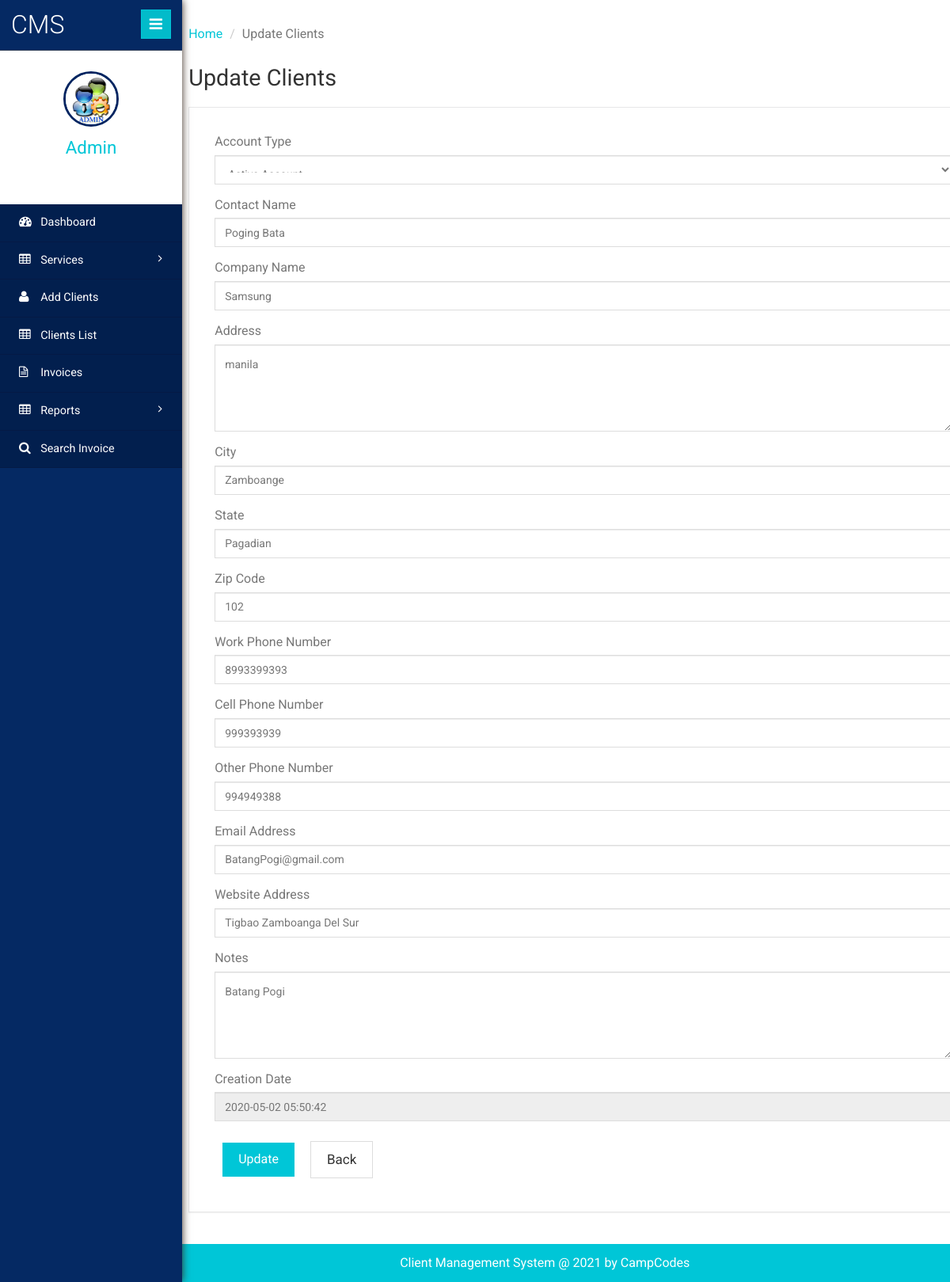
Page /clientms/admin/edit-client-details.php?editid=7 (signed in) on the committed database.
### tables this page shows
CREATE TABLE `tblclient` (
  `ID` int(10) NOT NULL,
  `AccountID` int(10) DEFAULT NULL,
  `AccountType` varchar(50) DEFAULT NULL,
  `ContactName` varchar(120) DEFAULT NULL,
  `CompanyName` varchar(120) DEFAULT NULL,
  `Address` varchar(200) DEFAULT NULL,
  `City` varchar(120) DEFAULT NULL,
  `State` varchar(120) DEFAULT NULL,
  `ZipCode` int(10) DEFAULT NULL,
  `Workphnumber` bigint(10) DEFAULT NULL,
  `Cellphnumber` bigint(10) DEFAULT NULL,
  `Otherphnumber` bigint(10) DEFAULT NULL,
  `Email` varchar(200) DEFAULT NULL,
  `WebsiteAddress` varchar(200) DEFAULT NULL,
  `Notes` mediumtext,
  `Password` varchar(200) NOT NULL,
  `CreationDate` timestamp NULL DEFAULT CURRENT_TIMESTAMP
);

### clientms/admin/edit-client-details.php (the view, shortened to what this page needs)
<?php
include('includes/dbconnection.php');
if (strlen($_SESSION['clientmsaid']==0)) {
  header('location:logout.php');
  } else{
  ?>
<!DOCTYPE HTML>
<html>
<head>
	<link href="css/bootstrap.min.css" rel='stylesheet' type='text/css' />
	<link href="css/style.css" rel='stylesheet' type='text/css' />
	<link href="css/font-awesome.css" rel="stylesheet">
	<link rel="stylesheet" href="css/icon-font.min.css" type='text/css' />
</head>
<body>
<div class="page-container">
<div class="left-content">
<div class="inner-content">
<div class="outter-wp">
<div class="sub-heard-part">
<ol class="breadcrumb m-b-0">
<li><a href="dashboard.php">Home</a></li>
<li class="active">Update Clients</li>
</ol>
</div>
<div class="forms-main">
<h2 class="inner-tittle">Update Clients </h2>
<div class="graph-form">
<div class="form-body">
<form method="post">
	<?php
$eid=$_GET['editid'];
$sql="SELECT * from tblclient where ID=:eid";
$query = $dbh -> prepare($sql);
$query->bindParam(':eid',$eid,PDO::PARAM_STR);
$query->execute();
$results=$query->fetchAll(PDO::FETCH_OBJ);
$cnt=1;
if($query->rowCount() > 0)
{
foreach($results as $row)
{               ?>
	<div class="form-group"> <label for="exampleInputEmail1">Account Type</label> <select type="text" name="accounttype" class="form-control" required='true'>
		<option value="<?php echo htmlentities($row->AccountType);?>"><?php echo htmlentities($row->AccountType);?></option>
	</select> </div>
	<div class="form-group"> <label for="exampleInputEmail1">Contact Name</label> <input type="text" name="cname" value="<?php  echo $row->ContactName;?>" class="form-control" required='true'> </div>
	<div class="form-group"> <label for="exampleInputEmail1">Company Name</label> <input type="text" name="comname" value="<?php  echo $row->CompanyName;?>" class="form-control" required='true'> </div>
	<div class="form-group"> <label for="exampleInputEmail1">Address</label> <textarea type="text" name="address"  class="form-control" required='true' rows="4" cols="3"><?php  echo $row->Address;?></textarea> </div>
	<div class="form-group"> <label for="exampleInputEmail1">City</label> <input type="text" name="city" value="<?php  echo $row->City;?>" class="form-control" required='true'> </div>
	<div class="form-group"> <label for="exampleInputEmail1">State</label> <input type="text" name="state" value="<?php  echo $row->State;?>" class="form-control" required='true'> </div>
	<div class="form-group"> <label for="exampleInputEmail1">Zip Code</label> <input type="text" name="zcode" value="<?php  echo $row->ZipCode;?>" class="form-control" required='true'> </div>
	<div class="form-group"> <label for="exampleInputEmail1">Work Phone Number</label><input type="text" name="wphnumber" value="<?php  echo $row->Workphnumber;?>" class="form-control" maxlength='10' required='true' pattern="[0-9]+"> </div>
	<div class="form-group"> <label for="exampleInputEmail1">Cell Phone Number</label><input type="text" name="cellphnumber" value="<?php  echo $row->Cellphnumber;?>" class="form-control" maxlength='10' pattern="[0-9]+"> </div>
	<div class="form-group"> <label for="exampleInputEmail1">Other Phone Number</label><input type="text" name="ophnumber" value="<?php  echo $row->Otherphnumber;?>" class="form-control" maxlength='10' pattern="[0-9]+"> </div>
	<div class="form-group"> <label for="exampleInputEmail1">Email Address</label> <input type="email" name="email" value="<?php  echo $row->Email;?>" class="form-control" required='true'> </div>
	<div class="form-group"> <label for="exampleInputPassword1">Website Address</label> <input type="text" name="websiteadd" value="<?php  echo $row->WebsiteAddress;?>" required='true' class="form-control"> </div>
	<div class="form-group"> <label for="exampleInputEmail1">Notes</label> <textarea type="text" name="notes" class="form-control" required='true' rows="4" cols="3"><?php  echo $row->Notes;?></textarea> </div>
	<div class="form-group"> <label for="exampleInputPassword1">Creation Date</label> <input type="text" name="" value="<?php  echo $row->CreationDate;?>" required='true' class="form-control" readonly='true'> </div>
	<?php $cnt=$cnt+1;}} ?>
	 <button type="submit" class="btn btn-default" name="submit" id="submit">Update</button><input type="button" class="btn btn-default" value="Back" onClick="history.back();return true;"> </form>
</div>
</div>
</div>
</div>
<?php include_once('includes/footer.php');?>
</div>
</div>
<?php include_once('includes/sidebar.php');?>
</div>
</body>
</html>
<?php }  ?>

### clientms/admin/includes/sidebar.php (shortened to what this page needs)
 <div class="sidebar-menu">
    <header class="logo">
        <a href="#" class="sidebar-icon"> <span class="fa fa-bars"></span> </a> <a href="dashboard.php"> <span id="logo"> <h1>CMS</h1></span>
        </a>
    </header>
    <div class="down">
        <?php
$aid=$_SESSION['clientmsaid'];
$sql="SELECT AdminName from  tbladmin where ID=:aid";
$query = $dbh -> prepare($sql);
$query->bindParam(':aid',$aid,PDO::PARAM_STR);
$query->execute();
$results=$query->fetchAll(PDO::FETCH_OBJ);
$cnt=1;
if($query->rowCount() > 0)
{
foreach($results as $row)
{               ?>
        <a href="dashboard.php"><img src="images/images.jpg" height="70" width="70"></a>
        <a href="dashboard.php"><span class=" name-caret"><?php  echo $row->AdminName;?></span></a>
        <?php $cnt=$cnt+1;}} ?>
        <ul>
            <li><a class="tooltips" href="admin-profile.php"><span>Profile</span><i class="lnr lnr-user"></i></a></li>
            <li><a class="tooltips" href="change-password.php"><span>Settings</span><i class="lnr lnr-cog"></i></a></li>
            <li><a class="tooltips" href="logout.php"><span>Log out</span><i class="lnr lnr-power-switch"></i></a></li>
        </ul>
    </div>
    <div class="menu">
        <ul id="menu" >
            <li><a href="dashboard.php"><i class="fa fa-tachometer"></i> <span>Dashboard</span></a></li>
            <li id="menu-academico" ><a href="#"><i class="fa fa-table"></i> <span> Services</span> <span class="fa fa-angle-right" style="float: right"></span></a>
            </li>
            <li><a href="add-client.php"><i class="fa fa-user"></i> <span>Add Clients</span></a></li>
            <li><a href="manage-client.php"><i class="fa fa-table"></i> <span>Clients List</span></a></li>
            <li><a href="invoices.php"><i class="fa fa-file-text-o"></i> <span>Invoices</span></a></li>
            <li id="menu-academico" ><a href="#"><i class="fa fa-table"></i> <span> Reports</span> <span class="fa fa-angle-right" style="float: right"></span></a>
            </li>
            <li><a href="search-invoices.php"><i class="fa fa-search"></i> <span>Search Invoice</span></a></li>
        </ul>
    </div>
</div>

### rows in the picture
tblclient: accounttype "Active Account", cname "Poging Bata", comname "Samsung", address "manila", city "Zamboange", state "Pagadian", zcode "102", wphnumber "8993399393", cellphnumber "999393939", ophnumber "994949388", email "BatangPogi@gmail.com", websiteadd "Tigbao Zamboanga Del Sur", notes "Batang Pogi", CreationDate "2020-05-02 05:50:42"

### other values in the picture
$row->AdminName "Admin"
